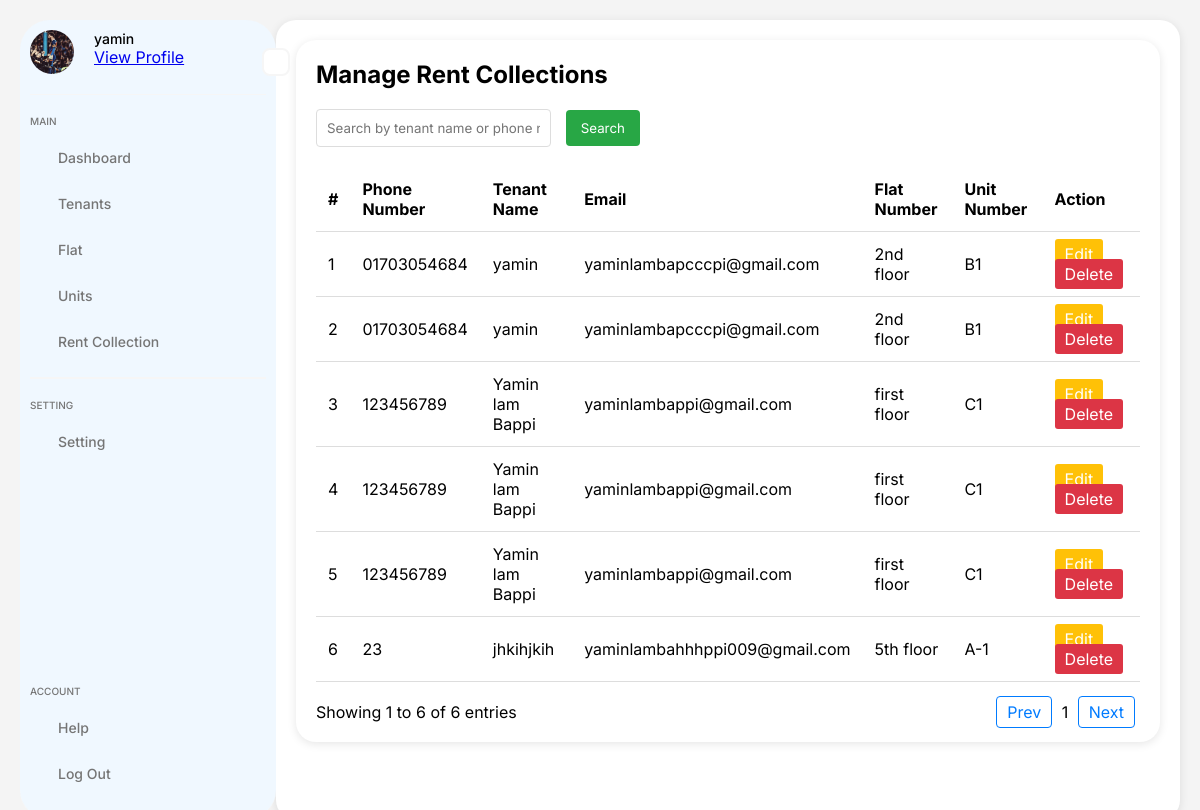
Page /rental/rent-collections/ (signed in) on the committed database.
### accounts/models.py (models this page shows, shortened)
class UserProfile(models.Model):
    user = models.OneToOneField(User, on_delete=models.CASCADE)
    phone = models.CharField(max_length=15, blank=True, null=True)
    address = models.CharField(max_length=255, blank=True, null=True)
    profile_photo = models.ImageField(
        upload_to="profile_photos/", blank=True, null=True
    )

### rental_management/models.py (models this page shows, shortened)
class RentCollection(models.Model):
    tenant = models.ForeignKey(Tenant, on_delete=models.CASCADE)
    water_bill = models.DecimalField(max_digits=10, decimal_places=2)
    gas_bill = models.DecimalField(max_digits=10, decimal_places=2)
    service_charge = models.DecimalField(max_digits=10, decimal_places=2)
    wifi_charge = models.DecimalField(max_digits=10, decimal_places=2)
    total = models.DecimalField(
        max_digits=12, decimal_places=2, null=True, blank=True
    )  # Define total field
    payment_date = models.DateField(default=timezone.now)

class Tenant(models.Model):
    name = models.CharField(null=True, max_length=255)
    email = models.EmailField(unique=True)
    phone_number = models.CharField(null=True, max_length=15)
    flat = models.ForeignKey("Flat", on_delete=models.SET_NULL, null=True, blank=True)
    unit = models.ForeignKey("Unit", on_delete=models.SET_NULL, null=True, blank=True)
    rent = models.IntegerField(null=True)

class Flat(models.Model):
    flat_number = models.CharField(max_length=15, unique=True)

class Unit(models.Model):
    name = models.CharField(max_length=100)
    status = models.CharField(
        max_length=20,
        choices=[("occupied", "Occupied"), ("vacant", "Vacant")],
        default="vacant",
    )

### rental_management/views.py (the view)
# urls.py: path("rent-collections/", views.rent_collection_list, name="rent_collection_list"),
@login_required
def rent_collection_list(request):
    rent_collections = RentCollection.objects.all()
    return render(
        request,
        "rental_management/rent_collection_list.html",
        {"rent_collections": rent_collections},
    )

### accounts/context_processors.py (called while the page is built)
def user_profile(request):
    profile = None
    if request.user.is_authenticated:
        try:
            profile = UserProfile.objects.get(user=request.user)
        except UserProfile.DoesNotExist:
            pass
    return {"profile": profile}

### templates/rental_management/rent_collection_list.html (shortened to what this page needs)
{% extends 'sidebar.html' %}
{% load static %}
{% block style %}
<link rel="stylesheet" href="{% static 'css/tenant_list.css' %}">
{% endblock %}
{% block content %}
<div class="main-content">
    <h1>Manage Rent Collections</h1>
    <form method="GET" action="{% url 'rent_collection_list' %}">
        <input type="text" id="collectionSearch" placeholder="Search by tenant name or phone number"
            onkeyup="searchCollections()">
        <button type="submit">Search</button>
    </form>
    <table class="table table-hover" id="collectionTable">
        <thead>
            <tr>
                <th>#</th>
                <th>Phone Number</th>
                <th>Tenant Name</th>
                <th>Email</th>
                <th>Flat Number</th>
                <th>Unit Number</th>
                <th>Action</th>
            </tr>
        </thead>
        <tbody>
            {% for collection in rent_collections %}
            <tr id="collection-row-{{ collection.id }}">
                <td>{{ forloop.counter }}</td>
                <td>{{ collection.tenant.phone_number }}</td>
                <td>{{ collection.tenant.name }}</td>
                <td>{{ collection.tenant.email }}</td>
                <td>{{ collection.tenant.flat.flat_number }}</td>
                <td>{{ collection.tenant.unit.name }}</td>
                <td>
                    <a class="btn btn-warning" href="{% url 'edit_rent_collection' collection.id %}"
                        title="Edit">Edit</a>
                    <a class="btn btn-danger" href="{% url 'delete_rent_collection' collection.id %}"
                        title="Delete">Delete</a>
                </td>
            </tr>
            {% endfor %}
        </tbody>
    </table>
    <div class="pagination">
        <span>Showing 1 to {{ rent_collections.count }} of {{ rent_collections.count }} entries</span>
        <div class="pagination-links">
            <a href="#">Prev</a>
            <span>1</span>
            <a href="#">Next</a>
        </div>
    </div>
</div>
{% endblock %}

### templates/sidebar.html (shortened to what this page needs)
{% load static %}
<!DOCTYPE html>
<html lang="en">
<head>
    <link rel="stylesheet" href="{% static 'css/styles.css' %}">
    {% block style %}
    {% endblock %}
</head>
<body>
    <aside class="container">
        <div class="sidebar">
            <div class="menu-btn">
            </div>
            <div class="head">
                <div class="user-img">
                    {% if profile and profile.profile_photo %}
                    <img src="{{ profile.profile_photo.url }}" alt="Profile Photo">
                    {% else %}
                    <img src="{% static 'images/default-profile.png' %}" alt="Default Profile Photo">
                    {% endif %}
                </div>
                <div class="user-details">
                    <p class="name">{{ user.username }}</p>
                    <a href="{% url 'accounts:profile' %}" class="profile-link">View Profile</a>
                </div>
            </div>
            <div class="nav">
                <div class="menu">
                    <p class="title">Main</p>
                    <ul>
                        <li>
                            <a href="{% url 'dashboard' %}">
                                <span class="text">Dashboard</span>
                            </a>
                        </li>
                        <li>
                            <a href="#">
                                <span class="text">Tenants</span>
                            </a>
                        </li>
                        <li>
                            <a href="#">
                                <span class="text">Flat</span>
                            </a>
                        </li>
                        <li>
                            <a href="#">
                                <span class="text">Units</span>
                            </a>
                        </li>
                        <li>
                            <a href="#">
                                <span class="text">Rent Collection</span>
                            </a>
                        </li>
                    </ul>
                </div>
                <div class="menu">
                    <p class="title">Setting</p>
                    <ul>
                        <li>
                            <a href="#">
                                <span class="text">Setting</span>
                            </a>
                        </li>
                    </ul>
                </div>
            </div>
            <div class="menu">
                <p class="title">Account</p>
                <ul>
                    <li>
                        <a href="#">
                            <span class="text">Help</span>
                        </a>
                    </li>
                    <li>
                        <a href="{% url 'accounts:logout' %}">
                            <span class="text">Log Out</span>
                        </a>
                    </li>
                </ul>
            </div>
        </div>
        <div class="main-content">
            {% block content %}
            {% endblock %}
        </div>
    </aside>
</body>
</html>

### static/css/styles.css (style rules this page uses)
* { margin: 0; padding: 0; box-sizing: border-box; font-family: "Inter", sans-serif; }
body { background-color: #ffffff; }
.container { width: 100%; min-height: 100vh; }
.sidebar { position: relative; width: 256px; height: 100vh; display: flex; flex-direction: column; gap: 20px; background-color: aliceblue; padding: 10px; border-radius: 30px; }
.sidebar, .head { display: flex; gap: 20px; padding-bottom: 20px; border-bottom: 1px solid #f6f6f6; }
.user-img { width: 44px; height: 44px; border-radius: 50%; overflow: hidden; }
.user-img img { width: 100%; object-fit: cover; }
.user-details .title, .menu .title { font-size: 10px; font-weight: 500; color: #757575; text-transform: uppercase; margin-bottom: 10px; }
.user-details .name { font-size: 14px; font-weight: 500; }
.nav { flex: 1; }
.menu ul li { position: relative; list-style: none; margin-bottom: 5px; }
.menu ul li a { display: flex; align-items: center; gap: 10px; font-size: 14px; font-weight: 500; color: #757575; text-decoration: none; padding: 12px 8px; border-radius: 8px; transition: all 0.3s; }
.menu ul li .text { flex: 1; }
.menu:not(:last-child) { padding-bottom: 10px; margin-bottom: 20px; border-bottom: 2px solid #f6f6f6; }
.menu-btn { position: absolute; right: -14px; top: 3.5%; width: 28px; height: 28px; border-radius: 8px; display: flex; align-items: center; justify-content: center; cursor: pointer; color: #757575; border: 2px solid #f6f6f6; background-color: #fff; }
.container { display: flex; width: 100%; min-height: 100vh; }
.sidebar { width: 256px; height: 100vh; background-color: aliceblue; transition: width 0.3s; }
.main-content { flex: 1; padding: 24px; transition: margin-left 0.3s, padding-left 0.3s; }

### static/css/tenant_list.css (style rules this page uses)
body { font-family: Arial, sans-serif; background-color: #f4f4f4; margin: 0; padding: 20px; }
.main-content { background-color: white; padding: 20px; border-radius: 20px; box-shadow: 0 2px 10px rgba(0, 0, 0, 0.1); }
h1 { font-size: 24px; margin-bottom: 20px; }
form { margin-bottom: 20px; }
input[type="text"] { padding: 10px; border: 1px solid #ddd; border-radius: 4px; width: calc(30% - 12px); margin-right: 10px; }
button { padding: 10px 15px; background-color: #28a745; color: white; border: none; border-radius: 4px; cursor: pointer; }
.table { width: 100%; border-collapse: collapse; margin-top: 20px; }
.table thead { background-color: #ffffff; color: rgb(0, 0, 0); }
.table th, .table td { padding: 12px; text-align: left; border-bottom: 1px solid #ddd; }
.pagination { display: flex; justify-content: space-between; align-items: center; margin-top: 20px; }
.pagination-links a { text-decoration: none; color: #007bff; padding: 5px 10px; border: 1px solid #007bff; border-radius: 4px; margin: 0 5px; }
.btn { padding: 5px 10px; text-decoration: none; color: white; border-radius: 3px; }
.btn-warning { background-color: #ffc107; }
.btn-danger { background-color: #dc3545; }

### rows in the picture
UserProfile: profile_photo (picture)
RentCollection: tenant.phone_number "01703054684", tenant.name "yamin", tenant.email "yaminlambapcccpi@gmail.com", tenant.flat.flat_number "2nd floor", tenant.unit.name "B1"
RentCollection: tenant.phone_number "01703054684", tenant.name "yamin", tenant.email "yaminlambapcccpi@gmail.com", tenant.flat.flat_number "2nd floor", tenant.unit.name "B1"
RentCollection: tenant.phone_number "123456789", tenant.name "Yamin lam Bappi", tenant.email "yaminlambappi@gmail.com", tenant.flat.flat_number "first floor", tenant.unit.name "C1"
RentCollection: tenant.phone_number "123456789", tenant.name "Yamin lam Bappi", tenant.email "yaminlambappi@gmail.com", tenant.flat.flat_number "first floor", tenant.unit.name "C1"
RentCollection: tenant.phone_number "123456789", tenant.name "Yamin lam Bappi", tenant.email "yaminlambappi@gmail.com", tenant.flat.flat_number "first floor", tenant.unit.name "C1"
RentCollection: tenant.phone_number "23", tenant.name "jhkihjkih", tenant.email "yaminlambahhhppi009@gmail.com", tenant.flat.flat_number "5th floor", tenant.unit.name "A-1"

### other values in the picture
{{ user.username }} "yamin"
{{ rent_collections.count }} "6"
